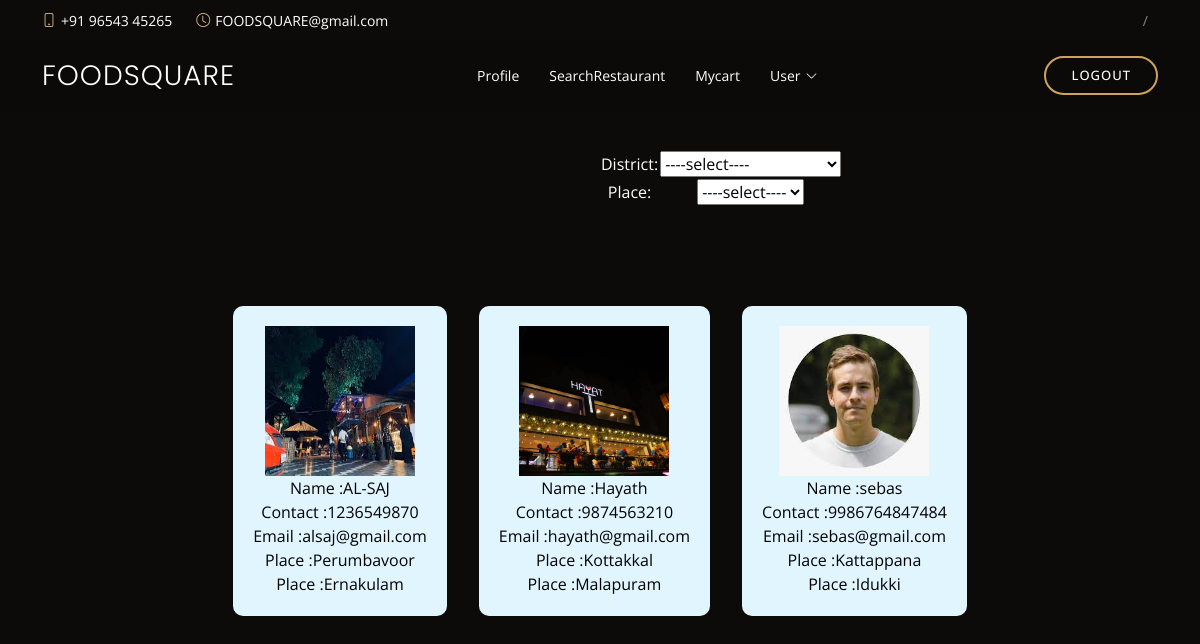
The app's page /User/SearchRestaurant/ with its own data.
### Guest/models.py (models this page shows)
class tbl_restaurant(models.Model):
    rest_name=models.CharField(max_length=50)
    rest_contact=models.CharField(max_length=50)
    rest_email=models.CharField(max_length=50)
    rest_password=models.CharField(max_length=50)
    place = models.ForeignKey(tbl_place, on_delete=models.CASCADE)
    rest_photo = models.FileField(upload_to='Assets/ResturantPhoto/')
    rest_proof = models.FileField(upload_to='Assets/ResturantProof/')
    rest_status = models.IntegerField(default="0")

### Admin/models.py (models this page shows)
class tbl_place(models.Model):
    place_name=models.CharField(max_length=50)
    place_pincode=models.IntegerField(null=True)
    district=models.ForeignKey(tbl_district,on_delete=models.CASCADE,null=True)

class tbl_district(models.Model):
    district_name=models.CharField(max_length=50)

### User/views.py (the view)
# urls.py: path('SearchRestaurant/',views.viewrestaurant,name="SearchRestaurant"),
def viewrestaurant(request):
     district = tbl_district.objects.all()
     restaurants = tbl_restaurant.objects.all()
     return render(request,"User/viewrestaurant.html",{'dist': district, 'data':restaurants})

### User/templates/User/Viewrestaurant.html (shortened to what this page needs)
{% extends 'User/Head.html' %}
{% block content %}
{% load static %}
{% load mathfilters %}
<!DOCTYPE html>
<html lang="en">
<head>
</head>
<body>
    <form action="" method="post">
        <div style="margin-left: 600px; width: 50%; text-align: center; margin-bottom: 100px;">
            <table>
              <tr style="margin-bottom:10px;">
                <td><label for="sel_district">District:</label></td>
                <td>
                  <select name="sel_district" id="sel_district">
                    <option value="">----select----</option>
                  </select>
                </td>
              </tr>
              <tr>
                <td><label for="sel_place">Place:</label></td>
                <td>
                  <select name="sel_place" id="sel_place">
                    <option value="">----select----</option>
                  </select>
                </td>
              </tr>
            </table>
          </div>
        </form>
    <div class="main" id="result">
        {% for i in data %}
        <a href="{% url 'User:viewfood' i.id %}">
            <div class="sub">
                <div><img src="{{i.rest_photo.url}}" width="150" height="150"></div>
                <div>Name :{{i.rest_name}}</div>
                <div>Contact :{{i.rest_contact}}</div>
                <div>Email :{{i.rest_email}}</div>
                <div>Place :{{i.place.place_name}}</div>
                <div>Place :{{i.place.district.district_name}}</div>
            </div>
        </a>
        {% endfor %}
    </div>
</body>
</html>
{% endblock content %}

### Guest/static/Main/assets/css/style.css (style rules this page uses)
body { font-family: "Open Sans", sans-serif; background: #0c0b09; color: #fff; }
a { color: #cda45e; text-decoration: none; }

### User/templates/User/Viewrestaurant.html (style rules this page uses)
.sub { padding: 20px; background-color: #E1F5FE; width: fit-content; border-radius: 10px; display: flex; justify-content: center; align-items: center; flex-direction: column; }
.main { display: flex; justify-content: center; gap: 2rem; align-items: center; }
a { text-decoration: none; color: black; }

### records on screen
tbl_restaurant: rest_photo (picture), rest_name "AL-SAJ", rest_contact "1236549870", rest_email "alsaj@gmail.com", place.place_name "Perumbavoor", place.district.district_name "Ernakulam"
tbl_restaurant: rest_photo (picture), rest_name "Hayath", rest_contact "9874563210", rest_email "hayath@gmail.com", place.place_name "Kottakkal", place.district.district_name "Malapuram"
tbl_restaurant: rest_photo (picture), rest_name "sebas", rest_contact "9986764847484", rest_email "sebas@gmail.com", place.place_name "Kattappana", place.district.district_name "Idukki"
